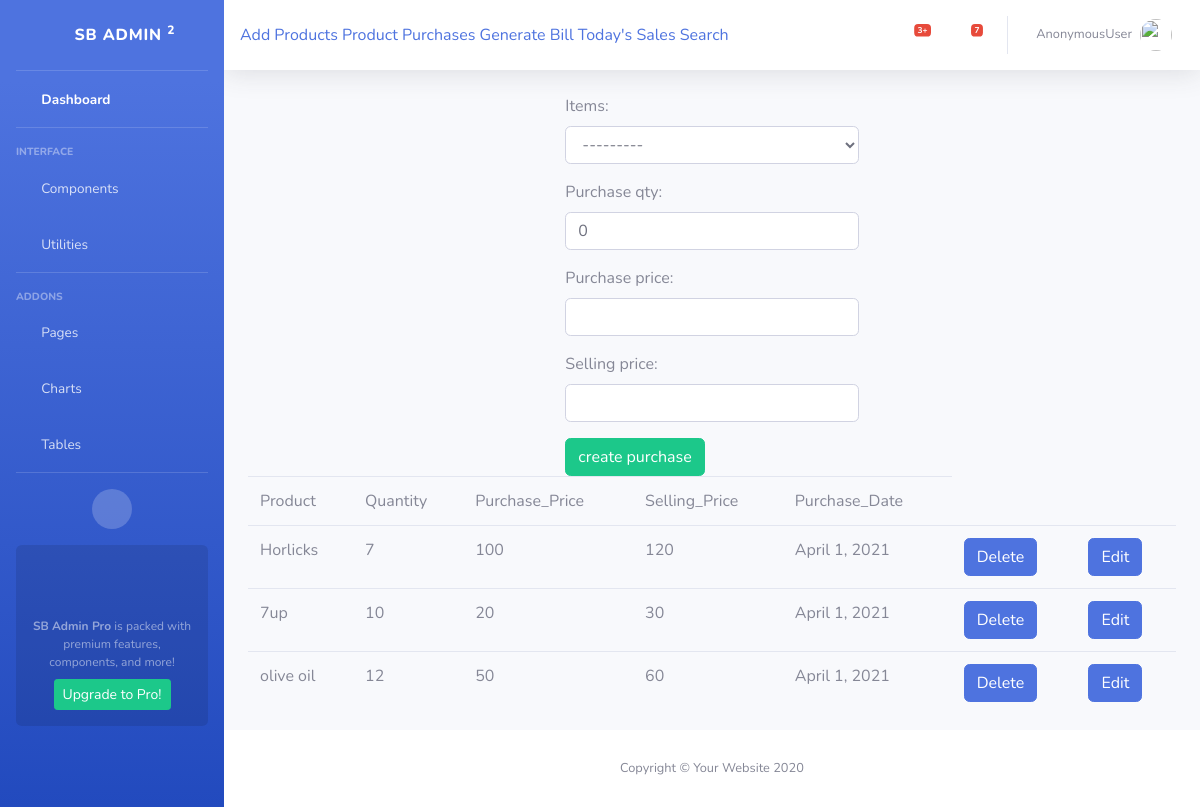
Page /productcreate on the committed database.
### app_billing/models.py (models this page shows, shortened)
class Purchase(models.Model):
    items = models.ForeignKey(Items, on_delete=models.CASCADE)
    purchase_qty = models.IntegerField(default=0)
    purchase_price = models.IntegerField()
    selling_price = models.IntegerField()
    purchase_date = models.DateField(auto_now=True)

class Items(models.Model):
    item_name = models.CharField(max_length=120)
    def __str__(self):
        return self.item_name

### app_billing/views.py (the view, shortened to what this page needs)
# urls.py: path('productcreate', PurchaseCreate.as_view(), name='productcreate'),
class PurchaseCreate(TemplateView):
    model = Purchase
    template_name = 'app_billing/purchase_create.html'
    form_class = PurchaceCreateForm
    def get(self, request, *args, **kwargs):
        products = self.model.objects.all()
        self.context = {
            "form":self.form_class,
            "products":products,
        }
        return render(request, self.template_name, self.context)

### app_billing/templates/app_billing/purchase_create.html (shortened to what this page needs)
{% extends 'app_billing/admin_base.html' %}
{% block body_block %}
<div class="row">
    <div class="col"></div>
        <div class="col-lg-4">
            <form method="post">
                {{form.as_p}}
                <input type="submit" class='btn btn-success' value="create purchase">
            </form>
        </div>
    <div class="col"></div>
</div>
<table class="table" >
        <tr>
        <td>Product</td>
        <td>Quantity</td>
        <td>Purchase_Price</td>
        <td>Selling_Price</td>
        <td>Purchase_Date</td>
    </tr>
    {% for product in products %}
    <tr>
        <td>{{ product.items }}</td>
        <td>{{ product.purchase_qty }}</td>
        <td>{{ product.purchase_price }}</td>
        <td>{{ product.selling_price }}</td>
         <td>{{ product.purchase_date }}</td>
        <td><a href="{% url 'productdelete' product.id %}" class="btn btn-primary" >Delete</a> </td>
        <td><a href="{% url 'productedit' product.id %}" class="btn btn-primary" >Edit</a> </td>
    </tr>
    {% endfor %}
</table>
{% endblock %}

### rows in the picture
Purchase: items "Horlicks", purchase_qty "7", purchase_price "100", selling_price "120", purchase_date "April 1, 2021"
Purchase: items "7up", purchase_qty "10", purchase_price "20", selling_price "30", purchase_date "April 1, 2021"
Purchase: items "olive oil", purchase_qty "12", purchase_price "50", selling_price "60", purchase_date "April 1, 2021"

### other values in the picture
{{ request.user }} "AnonymousUser"
